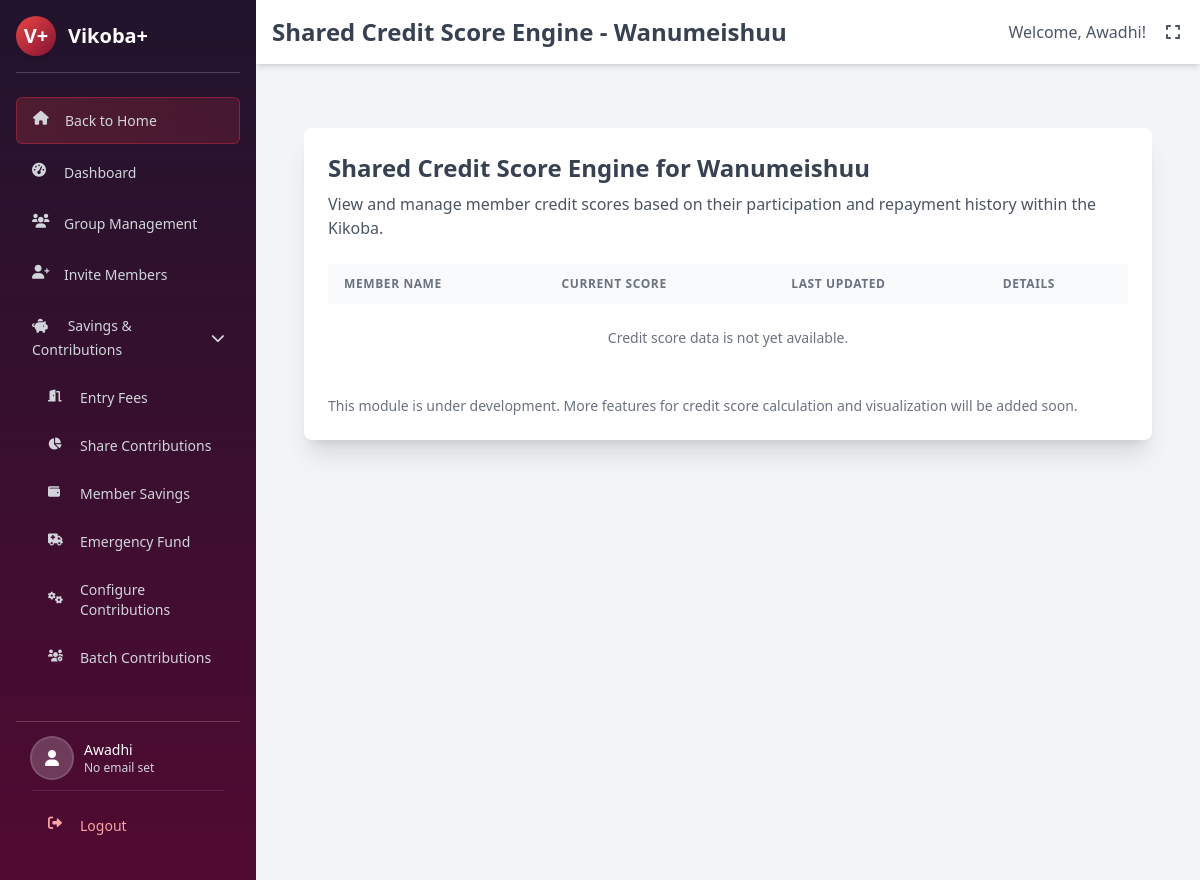
Screenshot of /dashboard/kikoba-admin/credit-score/ (signed in) with the database file from the repository.
### registration/models.py (models this page shows, shortened)
class User(AbstractBaseUser, PermissionsMixin):
    ROLE_CHOICES = (
        ('admin', 'Admin'),
        ('member', 'Member'),
        ('kikoba_admin', 'Kikoba Admin'),
        ('accountant', 'Accountant'),
    )
    phone_number = models.CharField(max_length=15, unique=True) # This is the USERNAME_FIELD
    name = models.CharField(max_length=255)
    email = models.EmailField(max_length=255, blank=True, null=True)
    role = models.CharField(max_length=15, choices=ROLE_CHOICES, default='member')
    nida_number = models.CharField(max_length=30, blank=True, null=True, unique=True, help_text="National ID number, if available.")
    phone_number_verified = models.BooleanField(default=False)
    profile_photo = models.ImageField(upload_to='profile_photos/', blank=True, null=True)
    verification_method = models.CharField(max_length=50, blank=True, null=True, help_text="e.g., NIDA, PHONE_PHOTO_MEMBER_VERIFIED")
    verification_status = models.CharField(max_length=20, default='pending', help_text="e.g., pending, verified, rejected")
    date_joined = models.DateTimeField(default=timezone.now)
    is_active = models.BooleanField(default=True)
    is_staff = models.BooleanField(default=False)
    objects = UserManager()
    USERNAME_FIELD = 'phone_number'
    REQUIRED_FIELDS = ['name'] # For createsuperuser: name is required in addition to phone_number

### groups/models.py (models this page shows, shortened)
class Kikoba(models.Model): # Renamed from Group
    GROUP_TYPE_CHOICES = (
        ('standard', 'Standard VIKOBA (Variable-Share ASCA)'),
        ('fixed_share', 'Fixed-Share VIKOBA'),
        ('interest_refund', 'Interest Refund VIKOBA'),
        ('rosca', 'ROSCA (Rotating Savings)'),
        ('welfare', 'Welfare/Help Group (WCG)'),
    )
    FREQUENCY_CHOICES = (
        ('daily', 'Daily'),
        ('weekly', 'Weekly'),
        ('biweekly', 'Bi-weekly'),
        ('monthly', 'Monthly'),
    )
    name = models.CharField(max_length=255, unique=True)
    description = models.TextField(blank=True, null=True)
    created_by = models.ForeignKey(settings.AUTH_USER_MODEL, on_delete=models.SET_NULL, null=True, related_name='created_vikoba')
    created_at = models.DateTimeField(auto_now_add=True)
    contribution_frequency = models.CharField(max_length=10, choices=FREQUENCY_CHOICES, default='monthly')
    interest_rate = models.DecimalField(max_digits=5, decimal_places=2, default=5.00)
    loan_limit_factor = models.DecimalField(max_digits=5, decimal_places=2, default=3.00)
    loan_term_days = models.PositiveIntegerField(default=90)
    late_payment_penalty = models.DecimalField(max_digits=5, decimal_places=2, default=1.00)
    is_active = models.BooleanField(default=True)
    is_center_kikoba = models.BooleanField(default=False, help_text=_('Can new members join this Kikoba directly from a central registration form?'))
    location = models.CharField(max_length=255, blank=True, null=True, help_text=_('Physical location or address of the Kikoba.'))
    ESTIMATED_MEMBERS_CHOICES = [
        ('2-5', '2-5 Members'),
        ('6-10', '6-10 Members'),
        ('11-20', '11-20 Members'),
        ('21-50', '21-50 Members'),
        ('51-100', '51-100 Members'),
        ('101-200', '101-200 Members'),
        ('201-500', '201-500 Members'),
        ('501-1000', '501-1000 Members'),
        ('1000+', '1000+ Members'),
    ]
    estimated_members = models.CharField(
        max_length=20,
        choices=ESTIMATED_MEMBERS_CHOICES,
        blank=True,
        null=True,
        help_text=_('Estimated number of members in the Kikoba.')
    )
    constitution_document = models.FileField(
        upload_to='kikoba_documents/constitutions/',
        null=True,
        blank=True,
        help_text=_("Upload the Kikoba's constitution document (optional).")
    )
    other_documents = models.FileField(
        upload_to='kikoba_documents/others/',
        null=True,
        blank=True,
        help_text=_('Upload any other relevant documents for the Kikoba (optional).')
    )
    kikoba_number = models.CharField(
        max_length=15,
        unique=True,
        blank=True,
        help_text=_('Unique identification number for the Kikoba.')
    )
    group_type = models.CharField(
        max_length=20,
        choices=GROUP_TYPE_CHOICES,
        null=True,  # Allow null for existing records
        blank=True,  # Allow blank in forms for existing records
        help_text=_('Type of the group which determines the financial model used.')
    )
    creator_phone_number = models.CharField(max_length=15, blank=True, null=True, help_text=_('Phone number of the user who initiated creation.'))

### dashboard/views.py (the view)
# urls.py: path('kikoba-admin/credit-score/', views.credit_score_engine_view, name='credit_score_engine'),
@login_required
def credit_score_engine_view(request):
    admin_membership = KikobaMembership.objects.filter(user=request.user, role__in=['kikoba_admin', 'chairperson', 'treasurer'], is_active=True).select_related('kikoba').first()
    if not admin_membership:
        messages.error(request, "You do not have administrative access.")
        return redirect('dashboard:home')
    current_kikoba = admin_membership.kikoba
    context = {
        'page_title': f'Shared Credit Score Engine - {current_kikoba.name}',
        'current_kikoba': current_kikoba,
    }
    return render(request, 'dashboard/credit_score_engine.html', context)

### dashboard/templates/dashboard/credit_score_engine.html (shortened to what this page needs)
{% extends "dashboard/base_dashboard_new.html" %}
{% load static %}
{% block page_title %}{{ page_title|default:"Shared Credit Score Engine" }}{% endblock %}
{% block dashboard_content %}
<div class="container mx-auto px-4 py-8">
    <div class="bg-white shadow-xl rounded-lg p-6">
        <h2 class="text-2xl font-semibold text-gray-700 mb-2">Shared Credit Score Engine for {{ current_kikoba.name }}</h2>
        <p class="text-gray-600 mb-6">View and manage member credit scores based on their participation and repayment history within the Kikoba.</p>
        <div class="overflow-x-auto">
            <table class="min-w-full bg-white">
                <thead class="bg-gray-50">
                    <tr>
                        <th class="py-3 px-4 text-left text-xs font-semibold text-gray-500 uppercase tracking-wider">Member Name</th>
                        <th class="py-3 px-4 text-left text-xs font-semibold text-gray-500 uppercase tracking-wider">Current Score</th>
                        <th class="py-3 px-4 text-left text-xs font-semibold text-gray-500 uppercase tracking-wider">Last Updated</th>
                        <th class="py-3 px-4 text-left text-xs font-semibold text-gray-500 uppercase tracking-wider">Details</th>
                    </tr>
                </thead>
                <tbody class="divide-y divide-gray-200">
                    <tr>
                        <td colspan="4" class="py-6 px-4 text-center text-sm text-gray-500">Credit score data is not yet available.</td>
                    </tr>
                </tbody>
            </table>
        </div>
        <p class="mt-6 text-sm text-gray-500">This module is under development. More features for credit score calculation and visualization will be added soon.</p>
    </div>
</div>
{% endblock %}

### dashboard/templates/dashboard/base_dashboard_new.html (shortened to what this page needs)
<!DOCTYPE html>
{% load i18n %}
<html lang="{% get_current_language as LANGUAGE_CODE %}{{ LANGUAGE_CODE }}">
<head>
    {% load static i18n %}
    <script src="https://cdn.tailwindcss.com"></script>
    <link rel="stylesheet" href="https://cdnjs.cloudflare.com/ajax/libs/font-awesome/6.0.0-beta3/css/all.min.css">
</head>
<body class="bg-gray-100 font-sans leading-normal tracking-normal">
    <div class="flex min-h-screen relative">
        <aside id="sidebar" class="fixed inset-y-0 left-0 z-30 w-64 bg-gradient-to-b from-deep-purple to-dark-maroon text-white p-4 space-y-6
                                   lg:static lg:inset-0">
            <div class="flex items-center justify-between border-b border-white/20 pb-4">
                <a href="{% url 'dashboard:home' %}" class="text-xl font-bold text-white flex items-center">
                    <span class="flex-shrink-0 w-10 h-10 bg-gradient-logo rounded-full flex items-center justify-center mr-3 shadow-md">
                        <span class="text-white font-bold text-xl">V+</span>
                    </span>
                    <span>Vikoba+</span>
                </a>
            </div>
            <nav class="flex-1 space-y-1.5 overflow-y-auto" style="max-height: calc(100vh - 200px);">
                <a href="/" class="sidebar-link bg-gradient-to-r from-bright-red/20 to-ruby-red/20 hover:from-bright-red/30 hover:to-ruby-red/30 border border-ruby-red/50">
                    <i class="fas fa-home sidebar-icon"></i> Back to Home
                </a>
                <a href="{% url 'dashboard:home' %}" class="sidebar-link {% if request.path == '/dashboard/' or request.path == '/dashboard/home/' %}active{% endif %}">
                    <i class="fas fa-tachometer-alt sidebar-icon"></i> Dashboard
                </a>
                <a href="{% url 'dashboard:group_management' %}" class="sidebar-link module-nav-link {% if 'group-management' in request.path or request.resolver_match.url_name == 'group_management' %}active{% endif %}">
                    <i class="fas fa-users sidebar-icon"></i> Group Management
                </a>
                <a href="{% url 'dashboard:invite_member' %}" class="sidebar-link module-nav-link {% if 'invite-member' in request.path %}active{% endif %}">
                    <i class="fas fa-user-plus sidebar-icon"></i> Invite Members
                </a>
                  <div>
                    <button type="button" class="contributions-dropdown-toggle sidebar-link module-nav-link w-full text-left flex justify-between items-center cursor-pointer ">
                        <span>
                            <i class="fas fa-piggy-bank sidebar-icon"></i> Savings & Contributions
                        </span>
                        <i class="contributionsDropdownIcon fas fa-chevron-down transform transition-transform duration-200"></i>
                    </button>
                    <div class="contributionsDropdown mt-1 space-y-1 pl-4">
                        <a href="{% url 'dashboard:entry_fee_management' %}" class="sidebar-link text-sm {% if 'entry-fee' in request.path %}active{% endif %}">
                            <i class="fas fa-door-open sidebar-icon text-xs"></i> Entry Fees
                        </a>
                        <a href="{% url 'dashboard:share_contributions_management' %}" class="sidebar-link text-sm {% if 'share-contributions/' in request.path %}active{% endif %}">
                            <i class="fas fa-chart-pie sidebar-icon text-xs"></i> Share Contributions
                        </a>
                        <a href="{% url 'dashboard:savings_management' %}" class="sidebar-link text-sm {% if 'savings/' in request.path %}active{% endif %}">
                            <i class="fas fa-wallet sidebar-icon text-xs"></i> Member Savings
                        </a>
                        <a href="{% url 'dashboard:emergency_fund_management' %}" class="sidebar-link text-sm {% if 'emergency-fund/' in request.path %}active{% endif %}">
                            <i class="fas fa-ambulance sidebar-icon text-xs"></i> Emergency Fund
                        </a>
                         <a href="{% if current_kikoba %}{% url 'groups:kikoba_contribution_config' kikoba_id=current_kikoba.id %}{% else %}#{% endif %}" class="sidebar-link text-sm {% if 'configure-contributions' in request.path %}active{% endif %}">
                            <i class="fas fa-cogs sidebar-icon text-xs"></i> Configure Contributions
                        </a>
                        <a href="{% url 'dashboard:batch_contributions' %}" class="sidebar-link text-sm {% if 'batch-contributions' in request.path %}active{% endif %}">
                            <i class="fas fa-users-cog sidebar-icon text-xs"></i> Batch Contributions
                        </a>
                        <a href="{% url 'dashboard:csv_contributions_import' %}" class="sidebar-link text-sm {% if 'csv-import' in request.path %}active{% endif %}">
                        </a>
                    </div>
                </div>
            </nav>
            <div class="p-4 border-t border-white/20 mt-auto">
                {% if user.is_authenticated %}
                <div class="flex items-center mb-3 pb-3 border-b border-white/10">
                    <div class="w-10 h-10 rounded-full bg-white/20 flex items-center justify-center text-white mr-3 ring-2 ring-white/30">
                        {% if user.profile_photo %}
                            <img src="{{ user.profile_photo.url }}" alt="{{ user.name|default:'User' }}" class="w-full h-full rounded-full object-cover">
                        {% else %}
                            <i class="fas fa-user"></i>
                        {% endif %}
                    </div>
                    <div>
                        <p class="text-sm font-medium text-white">
                            {{ user.name|default:'User' }}
                        </p>
                        <p class="text-xs text-gray-300">{{ user.email|default:"No email set" }}</p>
                    </div>
                </div>
                <a href="{% url 'logout' %}" class="sidebar-link text-red-300 hover:bg-red-700/50 hover:text-red-100">
                    <i class="fas fa-sign-out-alt sidebar-icon"></i> Logout
                </a>
                {% else %}
                <a href="{% url 'login' %}" class="sidebar-link text-gray-300 hover:bg-gray-700/50 hover:text-white">
                    <i class="fas fa-sign-in-alt sidebar-icon"></i> Login
                </a>
                {% endif %}
            </div>
        </aside>
        <main class="flex-1 flex flex-col overflow-hidden">
            <header class="bg-white shadow-md p-4">
                <div class="flex justify-between items-center">
                    <h1 class="text-xl md:text-2xl font-semibold text-gray-700">{% block page_title %}Dashboard Overview{% endblock %}</h1>
                    <div class="flex items-center space-x-4">
                        <span class="text-gray-600 hidden sm:inline">Welcome, {{ user.name|default:'User' }}!</span>
                        <button id="fullscreen-toggle" class="text-gray-600 hover:text-ruby-red p-1" title="Toggle Fullscreen">
                            <i class="fas fa-expand"></i>
                        </button>
                    </div>
                </div>
            </header>
            <div class="flex-1 p-4 md:p-6 lg:p-8 overflow-y-auto" id="main-content-area">
                {% block dashboard_content %}{% endblock %}
            </div>
        </main>
    </div>
</body>
</html>

### dashboard/templates/dashboard/base_dashboard_new.html (style rules this page uses)
.bg-gradient-logo { background: linear-gradient(135deg, var(--bright-red, #EE4540), var(--burgundy, #801336)); }
.sidebar-link { display: flex; align-items: center; padding: 0.75rem 1rem; font-size: 0.875rem; font-weight: 500; border-radius: 0.375rem; transition: background-color 0.2s ease-in-out, color 0.2s ease-in-out; color: #d1d5db; }
.sidebar-icon { margin-right: 0.75rem; width: 1.25rem; height: 1.25rem; flex-shrink: 0; }

### rows the page displays
User: name "Awadhi", email "No email set"
Kikoba: name "Wanumeishuu"

### other values shown
{{ page_title|default:"Shared Credit Score Engine" }} "Shared Credit Score Engine - Wanumeishuu"
